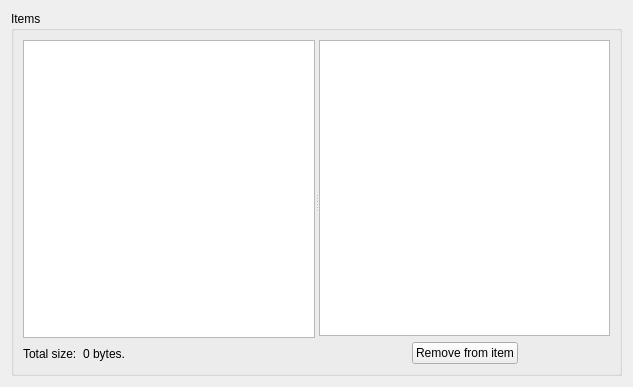
<?xml version="1.0" encoding="UTF-8"?>
<ui version="4.0">
 <class>ItemsWidget</class>
 <widget class="QWidget" name="ItemsWidget">
  <property name="geometry">
   <rect>
    <x>0</x>
    <y>0</y>
    <width>633</width>
    <height>387</height>
   </rect>
  </property>
  <property name="windowTitle">
   <string>Form</string>
  </property>
  <layout class="QHBoxLayout" name="horizontalLayout">
   <item>
    <widget class="QGroupBox" name="grpItems">
     <property name="title">
      <string>Items</string>
     </property>
     <layout class="QHBoxLayout" name="horizontalLayout_6">
      <item>
       <widget class="QSplitter" name="splitter_3">
        <property name="orientation">
         <enum>Qt::Horizontal</enum>
        </property>
        <widget class="QWidget" name="layoutWidget_4">
         <layout class="QVBoxLayout" name="verticalLayout_13">
          <item>
           <widget class="QTableView" name="tblItems">
            <property name="selectionBehavior">
             <enum>QAbstractItemView::SelectRows</enum>
            </property>
            <attribute name="horizontalHeaderStretchLastSection">
             <bool>true</bool>
            </attribute>
           </widget>
          </item>
          <item>
           <layout class="QHBoxLayout" name="horizontalLayout_9">
            <item>
             <widget class="QLabel" name="lblTotalSizeCaption">
              <property name="text">
               <string>Total size:</string>
              </property>
             </widget>
            </item>
            <item>
             <widget class="QLabel" name="lblTotalSize">
              <property name="text">
               <string>0 bytes.</string>
              </property>
             </widget>
            </item>
            <item>
             <spacer name="horizontalSpacer_4">
              <property name="orientation">
               <enum>Qt::Horizontal</enum>
              </property>
              <property name="sizeHint" stdset="0">
               <size>
                <width>40</width>
                <height>20</height>
               </size>
              </property>
             </spacer>
            </item>
           </layout>
          </item>
         </layout>
        </widget>
        <widget class="QWidget" name="layoutWidget_5">
         <layout class="QVBoxLayout" name="verticalLayout_4">
          <item>
           <widget class="QTableView" name="tblItemDetails">
            <property name="selectionBehavior">
             <enum>QAbstractItemView::SelectRows</enum>
            </property>
            <attribute name="horizontalHeaderStretchLastSection">
             <bool>true</bool>
            </attribute>
           </widget>
          </item>
          <item>
           <layout class="QHBoxLayout" name="horizontalLayout_4">
            <item>
             <spacer name="horizontalSpacer_5">
              <property name="orientation">
               <enum>Qt::Horizontal</enum>
              </property>
              <property name="sizeHint" stdset="0">
               <size>
                <width>40</width>
                <height>20</height>
               </size>
              </property>
             </spacer>
            </item>
            <item>
             <widget class="QPushButton" name="btnRemoveFromItem">
              <property name="text">
               <string>Remove from item</string>
              </property>
             </widget>
            </item>
            <item>
             <spacer name="horizontalSpacer_6">
              <property name="orientation">
               <enum>Qt::Horizontal</enum>
              </property>
              <property name="sizeHint" stdset="0">
               <size>
                <width>40</width>
                <height>20</height>
               </size>
              </property>
             </spacer>
            </item>
           </layout>
          </item>
         </layout>
        </widget>
       </widget>
      </item>
     </layout>
    </widget>
   </item>
  </layout>
 </widget>
 <resources/>
 <connections/>
</ui>
